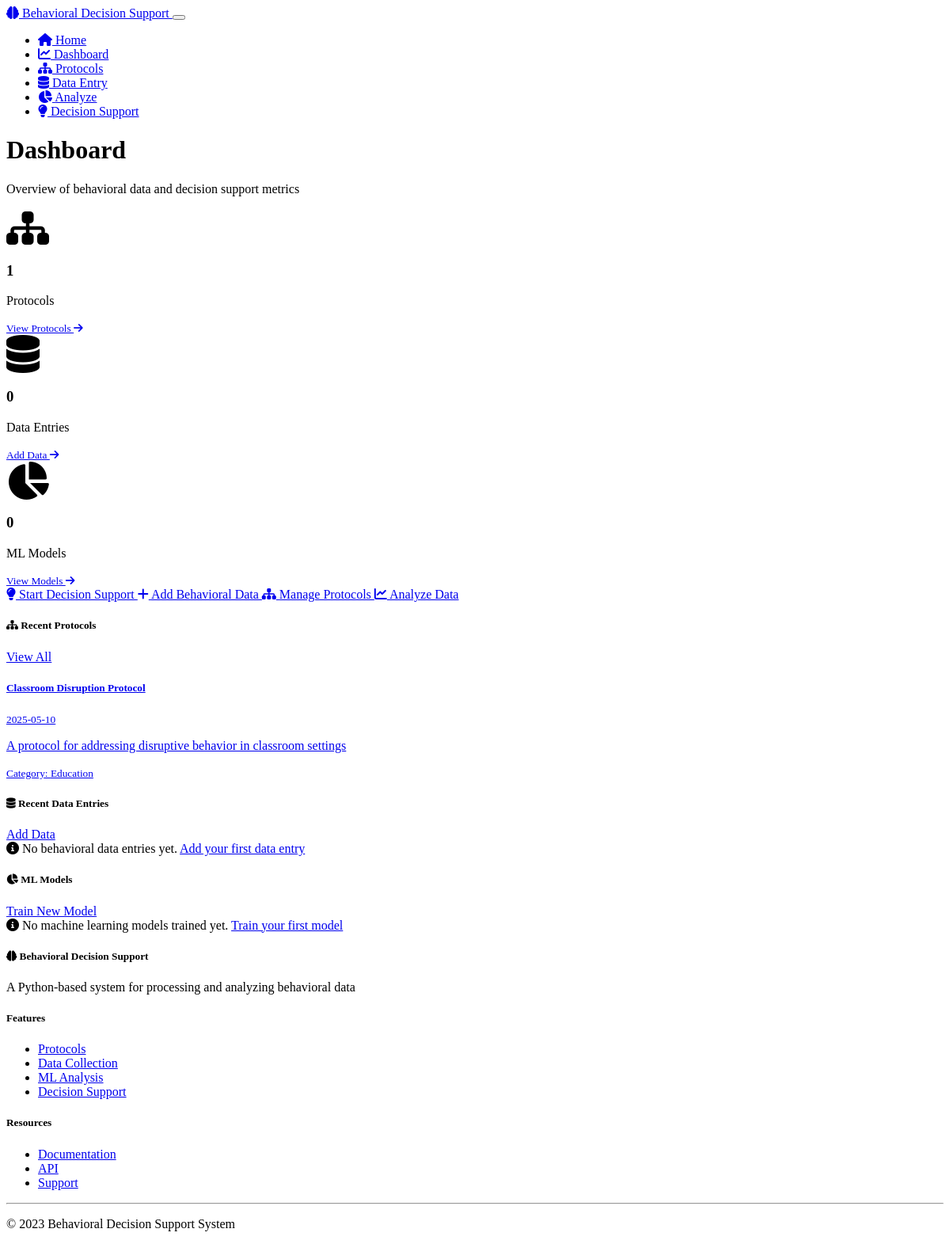
/dashboard, run on the app's committed database.
### models.py (models this page shows, shortened)
class Protocol(db.Model):
    id = db.Column(db.Integer, primary_key=True)
    name = db.Column(db.String(100), nullable=False)
    description = db.Column(db.Text, nullable=True)
    category = db.Column(db.String(50), nullable=True)
    created_at = db.Column(db.DateTime, default=datetime.utcnow)
    updated_at = db.Column(db.DateTime, default=datetime.utcnow, onupdate=datetime.utcnow)
    decision_points = db.relationship('DecisionPoint', backref='protocol', lazy=True)

### routes.py (the view)
@app.route('/dashboard')
def dashboard():
    protocol_count = Protocol.query.count()
    data_count = BehavioralData.query.count()
    model_count = MLModel.query.count()
    latest_protocols = Protocol.query.order_by(Protocol.created_at.desc()).limit(5).all()
    latest_data = BehavioralData.query.order_by(BehavioralData.created_at.desc()).limit(5).all()
    latest_models = MLModel.query.order_by(MLModel.created_at.desc()).limit(5).all()
    return render_template('dashboard.html',
                          protocol_count=protocol_count,
                          data_count=data_count,
                          model_count=model_count,
                          latest_protocols=latest_protocols,
                          latest_data=latest_data,
                          latest_models=latest_models)

### templates/dashboard.html (shortened to what this page needs)
{% extends "layout.html" %}
{% block content %}
<div class="row mb-4">
    <div class="col-md-12">
        <h1 class="mb-4">Dashboard</h1>
        <p class="lead">Overview of behavioral data and decision support metrics</p>
    </div>
</div>
<div class="row mb-4">
    <div class="col-md-4 mb-3">
        <div class="card text-white bg-primary">
            <div class="card-body">
                <div class="row align-items-center">
                    <div class="col-3">
                        <i class="fas fa-sitemap fa-3x"></i>
                    </div>
                    <div class="col-9 text-end">
                        <h3 class="card-title">{{ protocol_count }}</h3>
                        <p class="card-text mb-0">Protocols</p>
                    </div>
                </div>
            </div>
            <div class="card-footer bg-transparent border-0 text-end">
                <a href="{{ url_for('protocols') }}" class="text-white text-decoration-none">
                    <small>View Protocols <i class="fas fa-arrow-right ms-1"></i></small>
                </a>
            </div>
        </div>
    </div>
    <div class="col-md-4 mb-3">
        <div class="card text-white bg-success">
            <div class="card-body">
                <div class="row align-items-center">
                    <div class="col-3">
                        <i class="fas fa-database fa-3x"></i>
                    </div>
                    <div class="col-9 text-end">
                        <h3 class="card-title">{{ data_count }}</h3>
                        <p class="card-text mb-0">Data Entries</p>
                    </div>
                </div>
            </div>
            <div class="card-footer bg-transparent border-0 text-end">
                <a href="{{ url_for('data_entry') }}" class="text-white text-decoration-none">
                    <small>Add Data <i class="fas fa-arrow-right ms-1"></i></small>
                </a>
            </div>
        </div>
    </div>
    <div class="col-md-4 mb-3">
        <div class="card text-white bg-info">
            <div class="card-body">
                <div class="row align-items-center">
                    <div class="col-3">
                        <i class="fas fa-chart-pie fa-3x"></i>
                    </div>
                    <div class="col-9 text-end">
                        <h3 class="card-title">{{ model_count }}</h3>
                        <p class="card-text mb-0">ML Models</p>
                    </div>
                </div>
            </div>
            <div class="card-footer bg-transparent border-0 text-end">
                <a href="{{ url_for('analyze') }}" class="text-white text-decoration-none">
                    <small>View Models <i class="fas fa-arrow-right ms-1"></i></small>
                </a>
            </div>
        </div>
    </div>
</div>
<div class="row mb-4">
    <div class="col-md-12 mb-4 text-center">
        <a href="{{ url_for('decision_support') }}" class="btn btn-primary me-2">
            <i class="fas fa-lightbulb me-1"></i> Start Decision Support
        </a>
        <a href="{{ url_for('data_entry') }}" class="btn btn-success me-2">
            <i class="fas fa-plus me-1"></i> Add Behavioral Data
        </a>
        <a href="{{ url_for('protocols') }}" class="btn btn-info me-2">
            <i class="fas fa-sitemap me-1"></i> Manage Protocols
        </a>
        <a href="{{ url_for('analyze') }}" class="btn btn-secondary">
            <i class="fas fa-chart-line me-1"></i> Analyze Data
        </a>
    </div>
</div>
<div class="row">
    <div class="col-md-6 mb-4">
        <div class="card h-100">
            <div class="card-header d-flex justify-content-between align-items-center">
                <h5 class="mb-0"><i class="fas fa-sitemap me-2"></i> Recent Protocols</h5>
                <a href="{{ url_for('protocols') }}" class="btn btn-sm btn-primary">View All</a>
            </div>
            <div class="card-body">
                {% if latest_protocols %}
                <div class="list-group">
                    {% for protocol in latest_protocols %}
                    <a href="{{ url_for('protocol_detail', protocol_id=protocol.id) }}" class="list-group-item list-group-item-action">
                        <div class="d-flex w-100 justify-content-between">
                            <h5 class="mb-1">{{ protocol.name }}</h5>
                            <small>{{ protocol.created_at.strftime('%Y-%m-%d') }}</small>
                        </div>
                        <p class="mb-1">{{ protocol.description[:100] }}{% if protocol.description|length > 100 %}...{% endif %}</p>
                        <small>Category: {{ protocol.category or 'Uncategorized' }}</small>
                    </a>
                    {% endfor %}
                </div>
                {% else %}
                <div class="alert alert-info">
                    <i class="fas fa-info-circle me-2"></i> No protocols created yet.
                    <a href="{{ url_for('protocols') }}" class="alert-link">Create your first protocol</a>
                </div>
                {% endif %}
            </div>
        </div>
    </div>
    <div class="col-md-6 mb-4">
        <div class="card h-100">
            <div class="card-header d-flex justify-content-between align-items-center">
                <h5 class="mb-0"><i class="fas fa-database me-2"></i> Recent Data Entries</h5>
                <a href="{{ url_for('data_entry') }}" class="btn btn-sm btn-success">Add Data</a>
            </div>
            <div class="card-body">
                {% if latest_data %}
                <div class="list-group">
                    {% for entry in latest_data %}
                    <div class="list-group-item">
                        <div class="d-flex w-100 justify-content-between">
                            <h5 class="mb-1">Subject: {{ entry.subject_id }}</h5>
                            <small>{{ entry.created_at.strftime('%Y-%m-%d %H:%M') }}</small>
                        </div>
                        <p class="mb-1">{{ entry.behavior_description[:100] }}{% if entry.behavior_description|length > 100 %}...{% endif %}</p>
                        <div class="d-flex justify-content-between align-items-center mt-2">
                            <small>Context: {{ entry.context or 'Not specified' }}</small>
                            {% if entry.intensity %}
                            <span class="badge bg-{{ 'danger' if entry.intensity > 7 else 'warning' if entry.intensity > 4 else 'success' }}">
                                Intensity: {{ entry.intensity }}/10
                            </span>
                            {% endif %}
                        </div>
                    </div>
                    {% endfor %}
                </div>
                {% else %}
                <div class="alert alert-info">
                    <i class="fas fa-info-circle me-2"></i> No behavioral data entries yet.
                    <a href="{{ url_for('data_entry') }}" class="alert-link">Add your first data entry</a>
                </div>
                {% endif %}
            </div>
        </div>
    </div>
</div>
<div class="row">
    <div class="col-md-12 mb-4">
        <div class="card">
            <div class="card-header d-flex justify-content-between align-items-center">
                <h5 class="mb-0"><i class="fas fa-chart-pie me-2"></i> ML Models</h5>
                <a href="{{ url_for('analyze') }}" class="btn btn-sm btn-info">Train New Model</a>
            </div>
            <div class="card-body">
                {% if latest_models %}
                <div class="table-responsive">
                    <table class="table table-striped">
                        <thead>
                            <tr>
                                <th>Name</th>
                                <th>Type</th>
                                <th>Target</th>
                                <th>Performance</th>
                                <th>Created</th>
                            </tr>
                        </thead>
                        <tbody>
                            {% for model in latest_models %}
                            <tr>
                                <td>{{ model.name }}</td>
                                <td>
                                    <span class="badge bg-{{ 'primary' if model.model_type == 'decision_tree' else 'info' }}">
                                        {{ model.model_type.replace('_', ' ').title() }}
                                    </span>
                                </td>
                                <td>{{ model.target }}</td>
                                <td>
                                    {% if model.performance_metrics %}
                                    {% set metrics = model.performance_metrics|tojson|fromjson %}
                                    {% if metrics.accuracy %}
                                    <div class="progress" style="height: 20px;" title="Accuracy: {{ (metrics.accuracy * 100)|round(2) }}%">
                                        <div class="progress-bar bg-success" role="progressbar"
                                             style="width: {{ (metrics.accuracy * 100)|round }}%;"
                                             aria-valuenow="{{ (metrics.accuracy * 100)|round }}"
                                             aria-valuemin="0" aria-valuemax="100">
                                            {{ (metrics.accuracy * 100)|round }}%
                                        </div>
                                    </div>
                                    {% else %}
                                    <span class="text-muted">No metrics available</span>
                                    {% endif %}
                                    {% else %}
                                    <span class="text-muted">No metrics available</span>
                                    {% endif %}
                                </td>
                                <td>{{ model.created_at.strftime('%Y-%m-%d') }}</td>
                            </tr>
                            {% endfor %}
                        </tbody>
                    </table>
                </div>
                {% else %}
                <div class="alert alert-info">
                    <i class="fas fa-info-circle me-2"></i> No machine learning models trained yet.
                    <a href="{{ url_for('analyze') }}" class="alert-link">Train your first model</a>
                </div>
                {% endif %}
            </div>
        </div>
    </div>
</div>
{% endblock %}

### data on the page
Protocol: name "Classroom Disruption Protocol", created_at "2025-05-10", description "A protocol for addressing disruptive behavior in classroom settings", category "Education"

### other printed values
{{ protocol_count }} "1"
{{ data_count }} "0"
{{ model_count }} "0"
